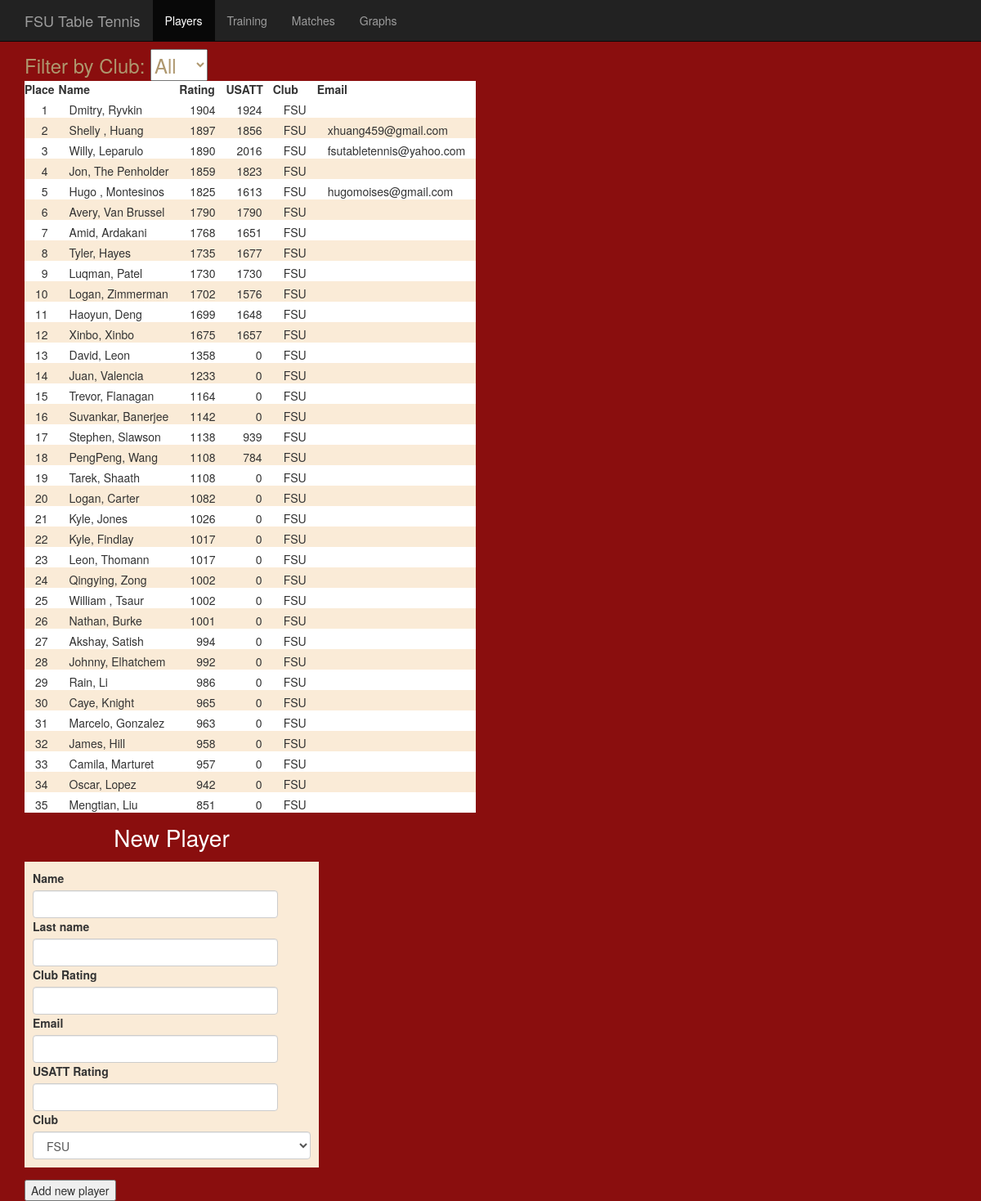
Page /Players.php on the committed database.
### tables this page shows
CREATE TABLE `players` (
  `id_player` int(11) NOT NULL,
  `name` text NOT NULL,
  `last` text NOT NULL,
  `rating` int(11) NOT NULL,
  `usatt_rat` int(11) DEFAULT NULL,
  `fk_club` int(11) NOT NULL,
  `startdate` date NOT NULL,
  `email` varchar(100) DEFAULT NULL,
  `training` tinyint(1) DEFAULT '0'
);

CREATE TABLE `clubs` (
  `id_club` int(10) UNSIGNED NOT NULL,
  `name` text NOT NULL
);

### Players/PlayersManager.php (called while the page is built, shortened)
<?php
require_once(__ROOT__."/PHP/DBadmin.php");
require_once(__ROOT__."/PHP/CommonSQL.php");
require_once(__ROOT__."/Clubs/ClubsSQL.php");
require_once("PlayersSQL.php");
$action = $_REQUEST["action"];
$sel_club = $_REQUEST["sel_club"];
if($action == 'edit'){
	$id = $_REQUEST["id"];
	$editRow = $id;
}else{
	$editRow = -1;
}
$clubs= getClubs();
if(empty($sel_club)){
	$players = getAllPlayers();
}else{
	$players = getPlayersFromClub($sel_club);
}
include("PlayersTable.php");
?>

### PHP/DBadmin.php (called while the page is built, shortened)
<?php
function runQuery($query)
{
	$con = connectDB();
    $result=mysqli_query($con,$query);
    return $result;
}
function getRowsFromResource($resource){
    $i = 0;
    while($row = mysqli_fetch_row($resource)){
        $rows[$i] = $row;
        $i++;
    }
    return $rows;
}
function connectDB()
{
    $user = "aquigaza_fsuttra";
    $pw = "4Y=.aP8JZgdd78=S";
    $database = "aquigaza_fsutt_local";
    $server="localhost";
	$con = mysqli_connect($server,$user,$pw,$database);
    return $con;
}
function escapeString($str)
{
	$con = connectDB();
    return mysqli_real_escape_string($con,$str);
}
?>

### Players/PlayersSQL.php (called while the page is built, shortened)
<?php
function getAllPlayers(){
	$query = "SELECT * FROM aquigaza_fsutt_local.players ORDER by rating DESC";
    $resource = runQuery($query);
	return ozRunQuery($resource);
}
?>

### Clubs/ClubsSQL.php (called while the page is built, shortened)
<?php
function getClubs(){
    $query = "SELECT * FROM aquigaza_fsutt_local.clubs" ;
    $resource = runQuery($query);
	return ozRunQuery($resource);
}
function getClub($id){
    $query = "SELECT * FROM aquigaza_fsutt_local.clubs WHERE id_club=".escapeString($id);
    $resource = runQuery($query);
	return ozRunQuery($resource);
}
?>

### PHP/CommonSQL.php (called while the page is built)
<?php
function ozRunQuery($resource){
    if($resource){
        $rows = getRowsFromResource($resource);
        return $rows;
    }
    return null;
}
?>

### Players/PlayersTable.php (the view, shortened to what this page needs)
<p class="mainTitle"> Players </p>
<p class="subTitle"> Filter by Club:
<?php
	echo "<select id='filt_club' onchange='selectClub();'>\n";
	echo "<option value='All' selected>All</option>\n ";
	echo "</select><br>\n";
?>
</p>
<table class="mainTable">
		<?php
		if(!empty($players)){
			echo "<tr>";
			$columns = array("Place", "Name", "Rating", "USATT","Club","Email");
			foreach($columns as $col){ echo "<th class='players'>$col</th>"; }
			echo "</tr>";
			$count = 0;
			foreach($players as $row){
				if( fmod($count,2) == 0){
					$class = 'oddrow';
				}else{
					$class = 'evenrow';
				}
				echo "<tr>";
				$count ++;
				$curr_club = getClub($row[5]);
				echo "<td class='$class' style='text-align: right'>$count</td>\n";
				if($editRow == $row[0]){
					echo "<td class='$class'><input type='text' id='uname' value='",$row[1],"' /><input type='text' id='ulast_name' value='",$row[2],"' /></td>\n";
					echo "<td class='$class'><input type='text' id='uclub_rat' value='",$row[3],"' /></td>\n";
					echo "<td class='$class'><input type='text' id='uusatt_rat' value='",$row[4],"' /></td>\n";
					echo "<td class='$class'><select id='uclubs'>";
						foreach($clubs as $club){
							if($curr_club[0][0] == $club[0]){
								echo "<option value='",$club[0],"' selected>",$club[1],"</option>";
							}else{
								echo "<option value='",$club[0],"'>",$club[1],"</option>";
							}
						}
					echo "</select></td>";
					echo "<td class='$class'><input type='text' id='uemail' value='",$row[7],"' /></td>\n";
				}else{
					echo "<td class='$class'>",$row[1],", ",$row[2],"</td>\n";
					echo "<td class='$class' style='text-align: right'>",$row[3],"</td>\n";
					echo "<td class='$class' style='text-align: right'>",$row[4],"</td>\n";
					echo "<td class='$class'>",$curr_club[0][1],"</td>\n";
					echo "<td class='$class'>",$row[7],"</td>\n";
				}
			}
		}
		?>
</table>

### Header.php (shortened to what this page needs)
<!DOCTYPE html>
<html>
	<head>
		<link href="<?php echo $root_path; ?>common/CSS/main.css" rel="stylesheet" type="text/css"/>
		<link href="//netdna.bootstrapcdn.com/bootstrap/3.0.0/css/bootstrap.min.css" rel="stylesheet" type="text/css"/>
	</head>
	<body style=" background-color: #8A0E0E;">
		<?php include("Tabs.php"); ?>

### Tabs.php (shortened to what this page needs)
<div class="navbar navbar-inverse navbar-fixed-top" role="navigation">
	<div class="container">
		<div class="navbar-header" >
			<a class="navbar-brand" href="http://fsutabletennis.com">FSU Table Tennis</a>
		</div>
		<div class="collapse navbar-collapse">
          <ul class="nav navbar-nav">
			<li id="tabplayers" class="active" ><a href="<?php echo $root_path; ?>Players.php">Players</a> </li>
			<li id="tabtraining" ><a href="<?php echo $root_path; ?>Training.php">Training</a> </li>
			<li id="tabmatches" ><a href="<?php echo $root_path; ?>Matches.php">Matches</a> </li>
			<li id="tabgraphs"><a href="<?php echo $root_path; ?>Graphs.php">Graphs</a> </li>
          </ul>
        </div>
	</div>
</div>

### Players.php (shortened to what this page needs)
<?php
include("Header.php");
include("PHP/DBadmin.php");
include("PHP/CommonSQL.php");
include("Clubs/ClubsSQL.php");
include("Players/PlayersSQL.php");
?>
<div id="main_div_players" class="container">
	<div class="row">
		<div class="col-md-12 " id="main_table_div">
			<?php include("Players/PlayersManager.php"); ?>
		</div>
		<div class="col-md-4" id="new_player">
			<p class="mainTitle"> New Player</p>
			<form role="form">
				<div class="form-group" style="background-color: antiquewhite">
					<label>Name</label> <input class="form-control" type="text" id="name" />
					<label>Last name</label> <input  class="form-control" type="text" id="last_name" />
					<label>Club Rating</label> <input  class="form-control" type="text" id="club_rat" />
					<label>Email</label><input  class="form-control" type="text" id="email" />
					<label>USATT Rating</label><input  class="form-control" type="text" id="usatt_rat" />
					<label>Club</label> <select  class="form-control" id="clubs">
										<?php
										$clubs = getClubs();
										foreach ($clubs as $row) {
											echo "<option value=", $row[0], " selected>", $row[1], "</option>";
										}
										?> </select>
				</div>
				<input type="button" value="Add new player" onclick="addField();" />
			</form>
		</div>
	</div>
</div>
<?php include("Footer.php"); ?>

### Footer.php
	</body>
</html>

### common/CSS/main.css (style rules this page uses)
.mainTitle { font-size: 28px; color: appworkspace; text-align: center; margin: 10px; padding: 0px; }
.subTitle { color: #AE976E; font-size: 24px; margin: 0px; padding: 0px; }
table.mainTable { background-color:white; }
td.evenrow { background-color: antiquewhite; padding-left: 13px; padding-top: 5px; padding-right: 13px; }
td.oddrow { background-color: appworkspace; padding-left: 13px; padding-top: 5px; padding-right: 13px; }
input[type=text] { max-width: 300px; }
#new_player { background-color: transparent; }
.form-group { padding: 10px; }

### rows in the picture
players: name "Dmitry", last "Ryvkin", rating "1904", usatt_rat "1924", fk_club.name "FSU"
players: name "Shelly", last "Huang", rating "1897", usatt_rat "1856", fk_club.name "FSU", email "xhuang459@gmail.com"
players: name "Willy", last "Leparulo", rating "1890", usatt_rat "2016", fk_club.name "FSU", email "fsutabletennis@yahoo.com"
players: name "Jon", last "The Penholder", rating "1859", usatt_rat "1823", fk_club.name "FSU"
players: name "Hugo", last "Montesinos", rating "1825", usatt_rat "1613", fk_club.name "FSU", email "hugomoises@gmail.com"
players: name "Avery", last "Van Brussel", rating "1790", usatt_rat "1790", fk_club.name "FSU"
players: name "Amid", last "Ardakani", rating "1768", usatt_rat "1651", fk_club.name "FSU"
players: name "Tyler", last "Hayes", rating "1735", usatt_rat "1677", fk_club.name "FSU"
players: name "Luqman", last "Patel", rating "1730", usatt_rat "1730", fk_club.name "FSU"
players: name "Logan", last "Zimmerman", rating "1702", usatt_rat "1576", fk_club.name "FSU"
players: name "Haoyun", last "Deng", rating "1699", usatt_rat "1648", fk_club.name "FSU"
players: name "Xinbo", last "Xinbo", rating "1675", usatt_rat "1657", fk_club.name "FSU"
players: name "David", last "Leon", rating "1358", usatt_rat "0", fk_club.name "FSU"
players: name "Juan", last "Valencia", rating "1233", usatt_rat "0", fk_club.name "FSU"
players: name "Trevor", last "Flanagan", rating "1164", usatt_rat "0", fk_club.name "FSU"
players: name "Suvankar", last "Banerjee", rating "1142", usatt_rat "0", fk_club.name "FSU"
players: name "Stephen", last "Slawson", rating "1138", usatt_rat "939", fk_club.name "FSU"
players: name "PengPeng", last "Wang", rating "1108", usatt_rat "784", fk_club.name "FSU"
players: name "Tarek", last "Shaath", rating "1108", usatt_rat "0", fk_club.name "FSU"
players: name "Logan", last "Carter", rating "1082", usatt_rat "0", fk_club.name "FSU"
players: name "Kyle", last "Jones", rating "1026", usatt_rat "0", fk_club.name "FSU"
players: name "Kyle", last "Findlay", rating "1017", usatt_rat "0", fk_club.name "FSU"
players: name "Leon", last "Thomann", rating "1017", usatt_rat "0", fk_club.name "FSU"
players: name "Qingying", last "Zong", rating "1002", usatt_rat "0", fk_club.name "FSU"
players: name "William", last "Tsaur", rating "1002", usatt_rat "0", fk_club.name "FSU"
players: name "Nathan", last "Burke", rating "1001", usatt_rat "0", fk_club.name "FSU"
players: name "Akshay", last "Satish", rating "994", usatt_rat "0", fk_club.name "FSU"
players: name "Johnny", last "Elhatchem", rating "992", usatt_rat "0", fk_club.name "FSU"
players: name "Rain", last "Li", rating "986", usatt_rat "0", fk_club.name "FSU"
players: name "Caye", last "Knight", rating "965", usatt_rat "0", fk_club.name "FSU"
players: name "Marcelo", last "Gonzalez", rating "963", usatt_rat "0", fk_club.name "FSU"
players: name "James", last "Hill", rating "958", usatt_rat "0", fk_club.name "FSU"
players: name "Camila", last "Marturet", rating "957", usatt_rat "0", fk_club.name "FSU"
players: name "Oscar", last "Lopez", rating "942", usatt_rat "0", fk_club.name "FSU"
players: name "Mengtian", last "Liu", rating "851", usatt_rat "0", fk_club.name "FSU"

### other values in the picture
$col "Place"
$col "Name"
$col "Rating"
$col "USATT"
$col "Club"
$col "Email"
form field value "FSU"
